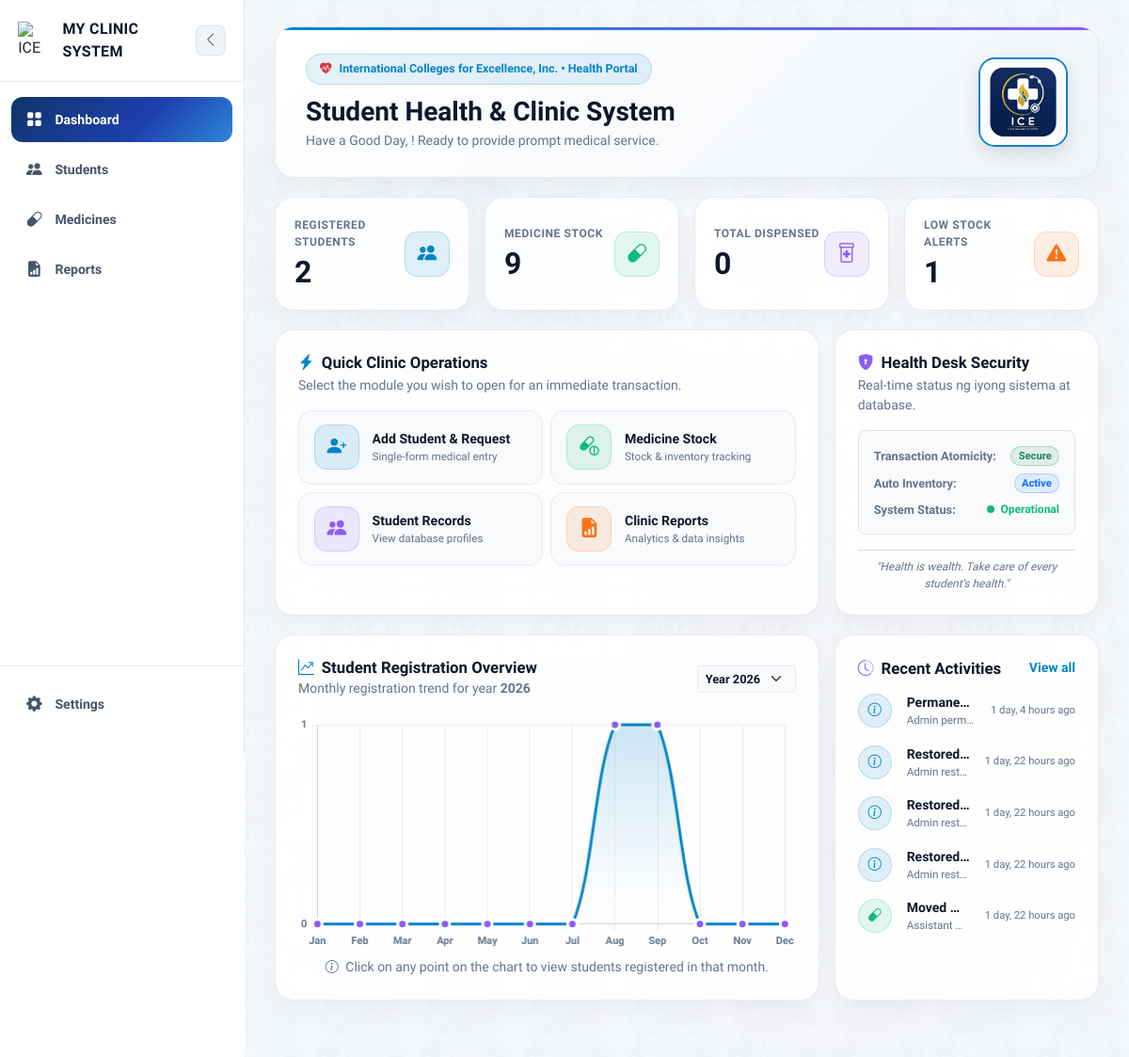
Before: /dashboard/ with the older database file.
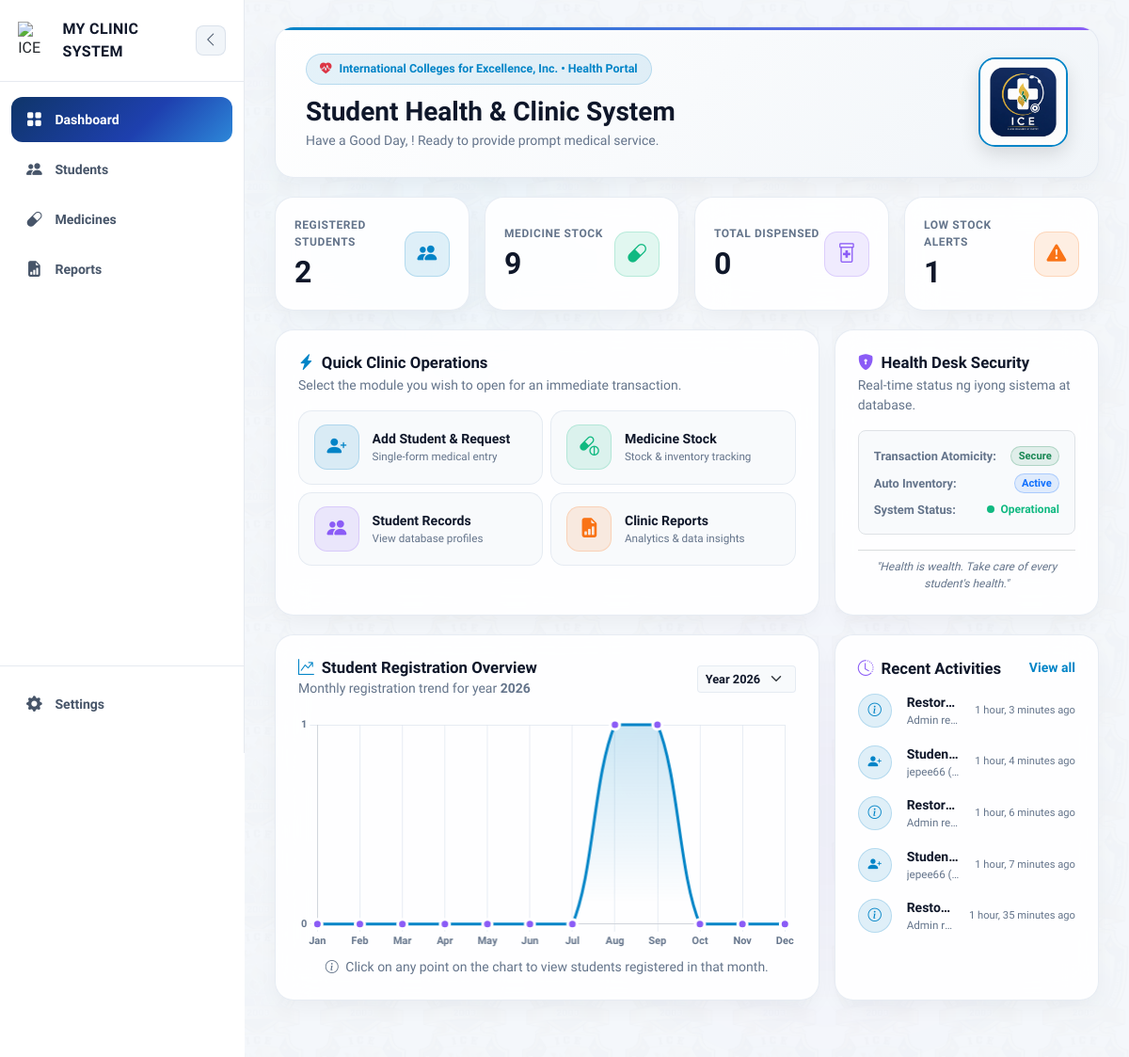
After: the same page with the newer database file.
### clinic/models.py (models this page shows, shortened)
class ActivityLog(models.Model):
    ICON_CHOICES = [
        ('student', 'Student'),
        ('medicine', 'Medicine'),
        ('nurse', 'Assistant'),
        ('details', 'Description'),
        ('dispense', 'Dispense'),
        ('other', 'Other'),
    ]
    user = models.ForeignKey(User, on_delete=models.SET_NULL, null=True, blank=True)
    category = models.CharField(max_length=20, choices=ICON_CHOICES, default='other')
    action = models.CharField(max_length=200, help_text="hal. 'New student registered'")
    details = models.CharField(max_length=255, blank=True, help_text="hal. 'Juan Dela Cruz added'")
    description = models.TextField(blank=True, null=True, help_text="Kumpletong detalye ng aktibidad")
    role = models.CharField(max_length=20, blank=True)
    module = models.CharField(max_length=50, blank=True)
    status = models.CharField(max_length=20, default='success')
    ip_address = models.GenericIPAddressField(null=True, blank=True)
    timestamp = models.DateTimeField(auto_now_add=True)
    is_deleted = models.BooleanField(default=False)
    deleted_at = models.DateTimeField(null=True, blank=True)
    deleted_by = models.ForeignKey(User, on_delete=models.SET_NULL, null=True, blank=True, related_name='activity_logs_moved_to_recycle_bin')
    class Meta:
        ordering = ['-timestamp']

### clinic/views/dashboard.py (the view)
# urls.py: path('dashboard/', views.dashboard, name='dashboard'),
def dashboard(request):
    selected_year = int(request.GET.get('year', datetime.now().year))
    total_students = Student.objects.filter(is_deleted=False).count()
    total_medicines = Medicine.objects.filter(is_deleted=False).aggregate(total=Sum('quantity_in_stock'))['total'] or 0
    total_dispensed = MedicineRecord.objects.filter(is_deleted=False, student__is_deleted=False).aggregate(total=Sum('quantity'))['total'] or 0
    low_stock_count = Medicine.objects.filter(is_deleted=False, quantity_in_stock__lte=10).count()
    chart_counts = []
    students_by_month = {}
    for month in range(1, 13):
        month_students = Student.objects.filter(is_deleted=False, date_registered__year=selected_year, date_registered__month=month)
        count = month_students.count()
        chart_counts.append(count)
        students_by_month[month] = [
            {
                "full_name": f"{s.first_name} {s.last_name}",
                "created_at": s.date_registered.strftime("%b %d, %Y") if s.date_registered else ""
            } for s in month_students
        ]
    available_years = list(range(2024, 2031))
    recent_activities = ActivityLog.objects.filter(is_deleted=False).order_by('-timestamp')[:5]
    context = {
        'total_students': total_students,
        'total_medicines': total_medicines,
        'total_dispensed': total_dispensed,
        'low_stock_count': low_stock_count,
        'selected_year': selected_year,
        'available_years': available_years,
        'chart_counts_json': chart_counts,
        'students_by_month_json': students_by_month,
        'recent_activities': recent_activities,
    }
    return render(request, 'clinic/dashboard.html', context)

### clinic/context_processors.py (called while the page is built, shortened)
def low_stock_alerts(request):
    if not request.user.is_authenticated:
        return {}

### clinic/templates/clinic/dashboard.html (shortened to what the changed rows need)
{% extends "clinic/base.html" %}
{% load static %}
{% block content %}
<link rel="stylesheet" href="https://cdn.jsdelivr.net/npm/bootstrap-icons@1.11.1/font/bootstrap-icons.css">
<div class="dashboard-container">
    <div class="dashboard-wrapper">
        <div class="glass-card clinic-hero-banner d-flex flex-column flex-md-row justify-content-between align-items-center gap-3">
            <div class="text-center text-md-start">
                <h1 class="hero-title mb-1">Student Health &amp; Clinic System</h1>
            </div>
        </div>
<div class="row g-3">
    <div class="col-12 col-lg-4">
        <div class="glass-card content-panel">
            <div class="d-flex flex-column gap-3">
                {% for activity in recent_activities %}
                <div class="d-flex align-items-center gap-3">
                    <div class="activity-icon
                        {% if activity.action_type == 'medicine' or 'medicine' in activity.action|lower %}orb-green
                        {% elif activity.action_type == 'student' or 'student' in activity.action|lower %}orb-blue
                        {% elif activity.action_type == 'dispense' or 'dispense' in activity.action|lower %}orb-orange
                        {% elif activity.action_type == 'nurse' or 'nurse' in activity.action|lower %}orb-purple
                        {% else %}orb-blue{% endif %}">
                        <i class="bi
                            {% if activity.action_type == 'medicine' or 'medicine' in activity.action|lower %}bi-capsule
                            {% elif activity.action_type == 'student' or 'student' in activity.action|lower %}bi-person-plus-fill
                            {% elif activity.action_type == 'dispense' or 'dispense' in activity.action|lower %}bi-prescription2
                            {% elif activity.action_type == 'nurse' or 'nurse' in activity.action|lower %}bi-person-badge-fill
                            {% else %}bi-info-circle{% endif %}"></i>
                    </div>
                    <div class="flex-grow-1 overflow-hidden">
                        <span class="d-block fw-bold small text-truncate text-adaptive-main">
                            {{ activity.title|default:activity.action|default:activity }}
                        </span>
                        <span class="d-block text-adaptive-muted text-truncate" style="font-size: 0.73rem;">
                            {{ activity.description|default:activity.details|default:"—" }}
                        </span>
                    </div>
                    <span class="text-adaptive-muted flex-shrink-0" style="font-size: 0.7rem;">
                        {% if activity.timestamp %}
                            {{ activity.timestamp|timesince }} ago
                        {% elif activity.created_at %}
                            {{ activity.created_at|timesince }} ago
                        {% else %}
                            Kamakailan
                        {% endif %}
                    </span>
                </div>
                {% empty %}
                <p class="text-center small text-adaptive-muted py-3">Wala pang naitalang activity.</p>
                {% endfor %}
            </div>
        </div>
    </div>
</div>
{% endblock %}

Changed rows visible on the page:
no longer on this page (row unchanged): ActivityLog: title "Permane…", description "Admin perm…", timestamp "1 day, 4 hours"
no longer on this page (row unchanged): ActivityLog: title "Restored…", description "Admin rest…", timestamp "1 day, 22 hours"
no longer on this page (row unchanged): ActivityLog: title "Restored…", description "Admin rest…", timestamp "1 day, 22 hours"
no longer on this page (row unchanged): ActivityLog: title "Restored…", description "Admin rest…", timestamp "1 day, 22 hours"
no longer on this page (row unchanged): ActivityLog: title "Moved…", description "Assistant…", timestamp "1 day, 22 hours"
added ActivityLog: title "Restor…", description "Admin re…", timestamp "1 hour, 3 minutes"
added ActivityLog: title "Studen…", description "jepee66 (…", timestamp "1 hour, 4 minutes"
added ActivityLog: title "Restor…", description "Admin re…", timestamp "1 hour, 6 minutes"
added ActivityLog: title "Studen…", description "jepee66 (…", timestamp "1 hour, 7 minutes"
added ActivityLog: title "Resto…", description "Admin r…", timestamp "1 hour, 35 minutes"
